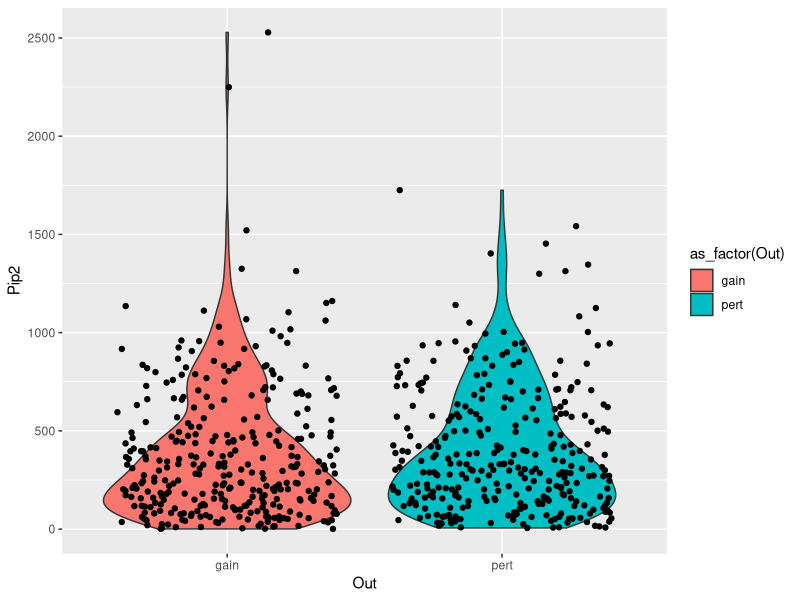
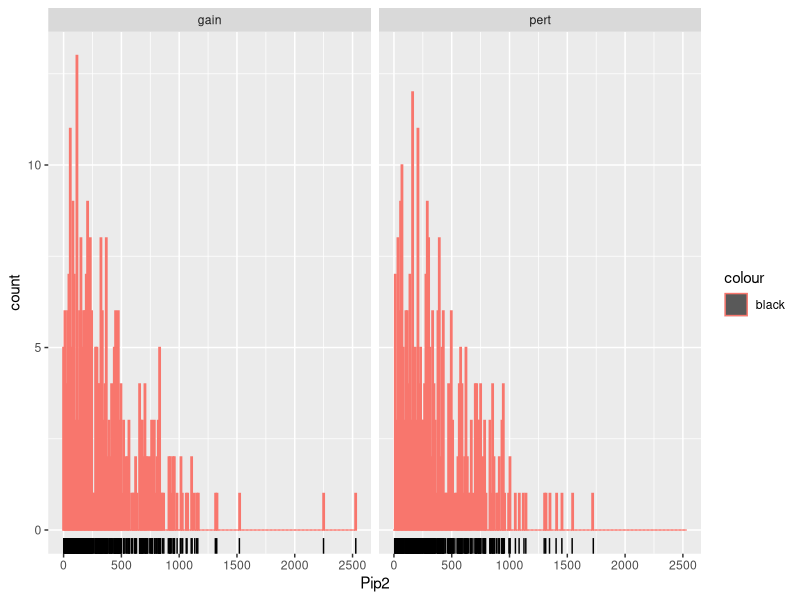
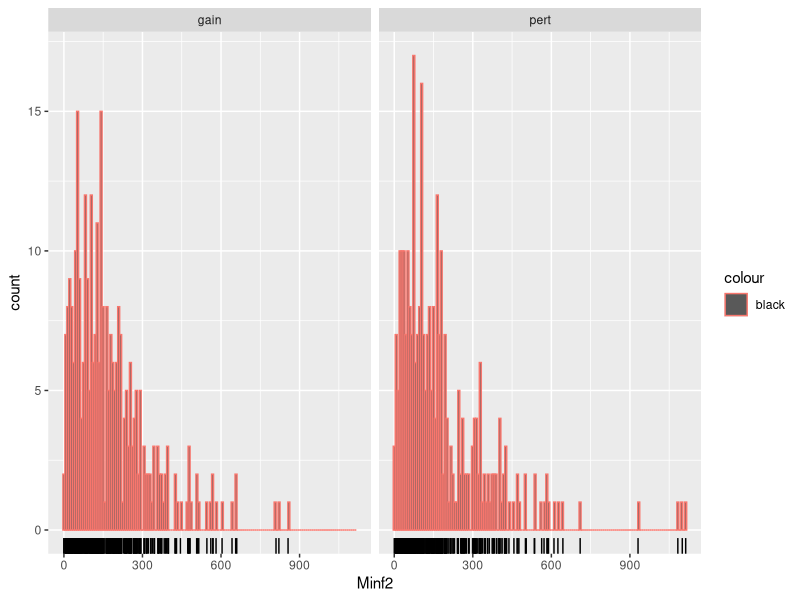
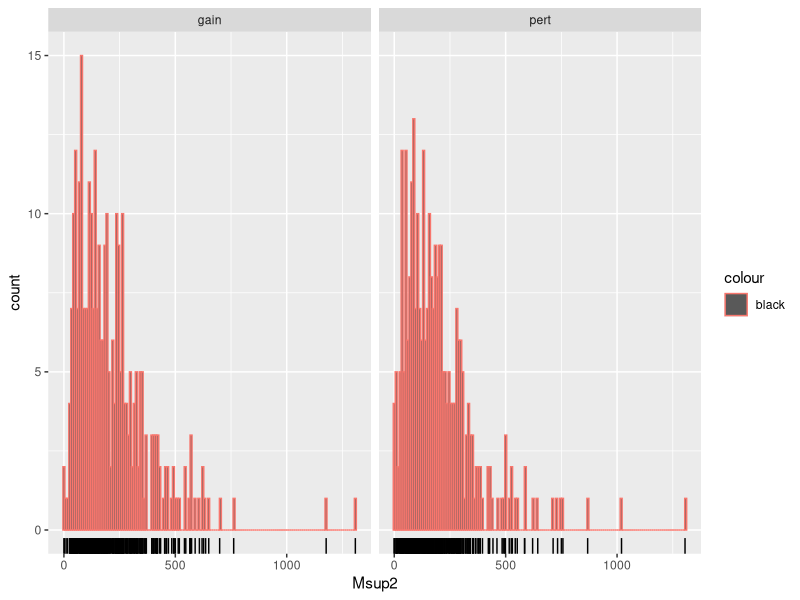
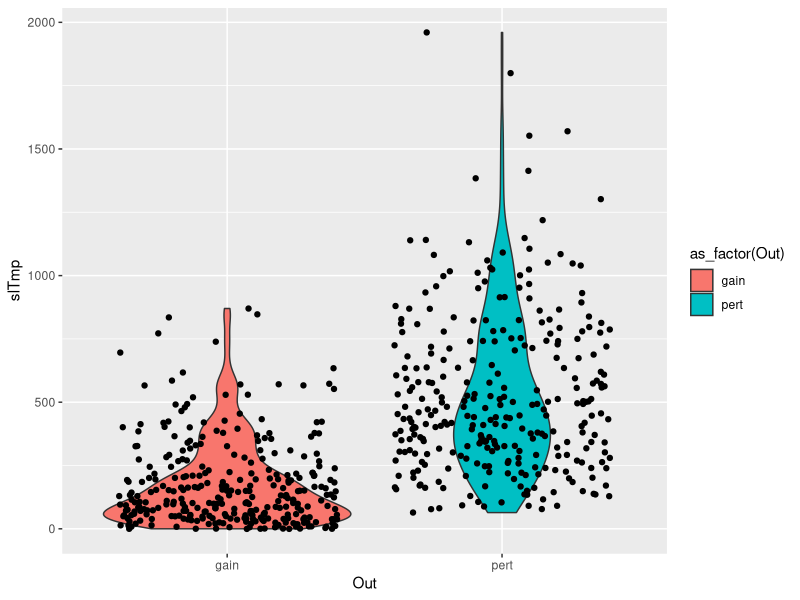
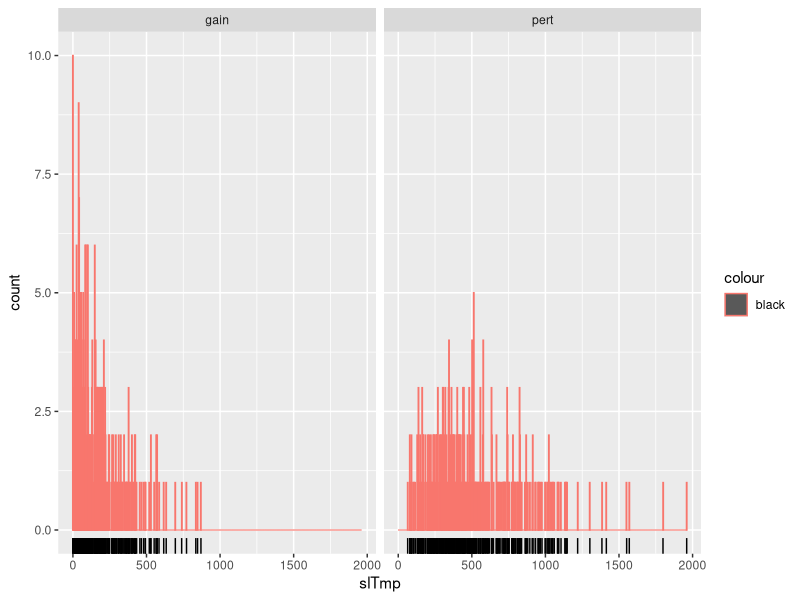
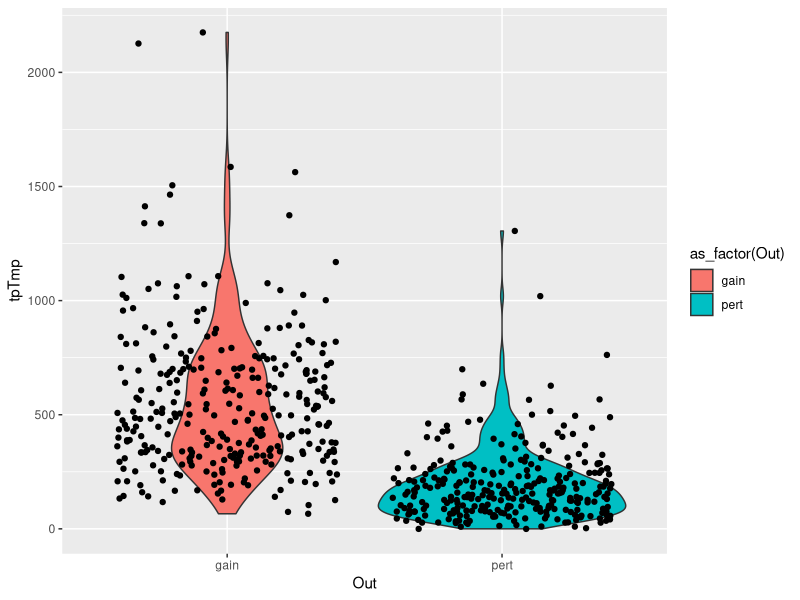
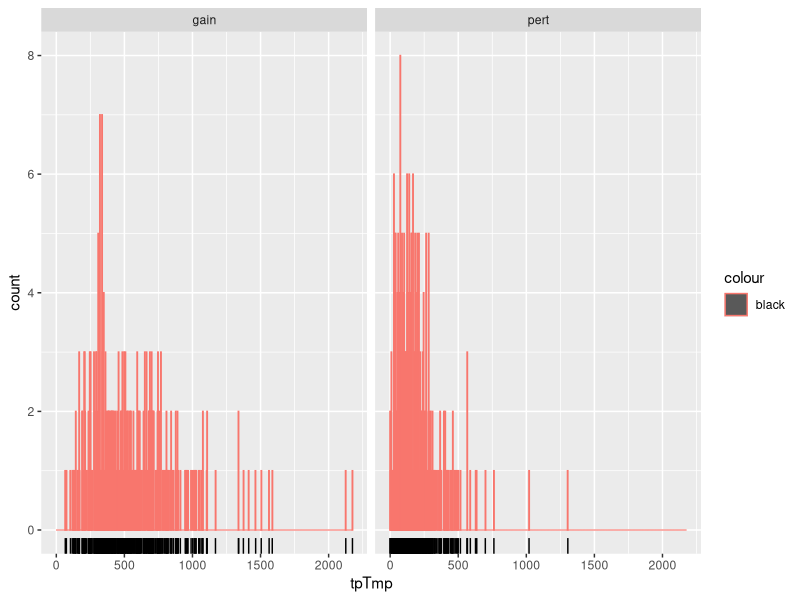

Recreate these plots in R, in order. (Note: this script raises an error after producing the figures.)
## ---- chunk 1
library(tidyverse)
library(data.table)
eurusd <- read_csv("../eurusdDaillyHLS.csv")
view(eurusd)
## ---- chunk 2
view(eurusd)
dim(eurusd)
c(min(eurusd$Date), max(eurusd$Date))
dim(eurusd[!duplicated(eurusd["Date"]),])
## ---- chunk 3
stat <- table(eurusd$Out)
c(stat, stat/length(eurusd$Out))
## ---- chunk 4
eurusdUp <- eurusd[eurusd["Trend2"]=="Up" & !is.na(eurusd["Out"]), ]
eurusdDown <- eurusd[eurusd["Trend2"]=="down" & !is.na(eurusd["Out"]), ]
## ---- chunk 5
tD <- table(eurusdDown$Out)
c(tD, tD/length(eurusdDown$Out))
eurusdDown %>% ggplot(aes(x = Out, y = Pip2)) + geom_violin(aes(fill = as_factor(Out))) + geom_jitter()
eurusdDown  %>% ggplot(aes(x = Pip2)) + geom_histogram(aes(color = "black"), bins = 220 ) + geom_rug() + facet_wrap(Out~.)
## ---- chunk 6

## ---- chunk 7

## ---- chunk 8
pdb <- c(0, 1250)
eurusdDB1250 <- eurusdDown[eurusdDown["Pip2"] >= 0 & eurusdDown["Pip2"] < 1250, ]
eurusdDB2000 <- eurusdDown[eurusdDown["Pip2"] >= 2000, ]
eurusdDB12_20 <- eurusdDown[eurusdDown["Pip2"]>=1250 & eurusdDown["Pip2"] < 2000, ]
## ---- chunk 9
tdb1250 <- table(eurusdDB1250$Out)
c(tdb1250, tdb1250/length(eurusdDB1250$Out))
eurusdDB1250  %>% ggplot(aes(x = Minf2)) + geom_histogram(aes(color = "black"), bins = 150 ) + geom_rug() + facet_wrap(Out~.)
## ---- chunk 10
table(eurusdDB1250[eurusdDB1250["Minf2"]<750,]$Out)
table(eurusdDB1250[eurusdDB1250["Minf2"]>=750 & eurusdDB1250["Minf2"]< 900,]$Out)
eurusdDB1250MI750 <-eurusdDB1250[eurusdDB1250["Minf2"]<750,]
eurusdDB1250MI900 <- eurusdDB1250[eurusdDB1250["Minf2"]>=750 & eurusdDB1250["Minf2"]< 900,]
eurusdDB1250MI900P<- eurusdDB1250[eurusdDB1250["Minf2"]>=900,]
## ---- chunk 11
tdb1250mi750 <- table(eurusdDB1250MI750$Out)
c(tdb1250mi750, tdb1250mi750/length(eurusdDB1250MI750$Out))
eurusdDB1250MI750  %>% ggplot(aes(x = Msup2)) + geom_histogram(aes(color = "black"), bins = 150 ) + geom_rug() + facet_wrap(Out~.)
## ---- chunk 12
table(eurusdDB1250MI750[eurusdDB1250MI750["Msup2"] < 750,]$Out)
eurusdDB1250MI750MS750 <- eurusdDB1250MI750[eurusdDB1250MI750["Msup2"] < 750,]
eurusdDB1250MI750MS750P <- eurusdDB1250MI750[eurusdDB1250MI750["Msup2"] >= 750,]
## ---- chunk 13
table(eurusdDB1250MI750MS750$Out)
eurusdDB1250MI750MS750 %>% ggplot(aes(x = Out, y = slTmp)) + geom_violin(aes(fill = as_factor(Out))) + geom_jitter()
eurusdDB1250MI750MS750  %>% ggplot(aes(x = slTmp)) + geom_histogram(aes(color = "black"), bins = 700 ) + geom_rug() + facet_wrap(Out~.)
## ---- chunk 14
eurusdDB1250MI750MS750 %>% ggplot(aes(x = Out, y = tpTmp)) + geom_violin(aes(fill = as_factor(Out))) + geom_jitter()
eurusdDB1250MI750MS750  %>% ggplot(aes(x = tpTmp)) + geom_histogram(aes(color = "black"), bins = 700 ) + geom_rug() + facet_wrap(Out~.)
## ---- chunk 15
eurusdDB1250MI750MS750 %>% filter(tpTmp > 750) %>%  ggplot(aes(x= Out, y= slTmp)) + geom_violin(aes(fill = as_factor(Out))) + geom_jitter()
## ---- chunk 16
eurusdDB1250MI750MS750P %>% ggplot(aes(x = Out, y = tpTmp)) + geom_violin(aes(fill = as_factor(Out))) + geom_jitter()
eurusdDB1250MI750MS750P  %>% ggplot(aes(x = tpTmp)) + geom_histogram(aes(color = "black"), bins = 700 ) + geom_rug() + facet_wrap(Out~.)
## ---- chunk 17
eurusdDB1250MI750MS750P %>% ggplot(aes(x = Out, y = slTmp)) + geom_violin(aes(fill = as_factor(Out))) + geom_jitter()
eurusdDB1250MI750MS750P  %>% ggplot(aes(x = sltpTmp)) + geom_histogram(aes(color = "black"), bins = 4 ) + geom_rug() + facet_wrap(Out~.)
## ---- chunk 18
eurusdDB1250MI750MS750P %>% filter(tpTmp > 750) %>%  ggplot(aes(x= Out, y= slTmp)) + geom_violin(aes(fill = as_factor(Out))) + geom_jitter()
## ---- chunk 19

## ---- chunk 20

## ---- chunk 21

## ---- chunk 22

## ---- chunk 23
tdb1250mi900 <- table(eurusdDB1250MI900$Out)
c(tdb1250mi900, tdb1250mi900/length(eurusdDB1250MI900$Out))
eurusdDB1250MI900  %>% ggplot(aes(x = Msup2)) + geom_histogram(aes(color = "black"), bins = 150 ) + geom_rug() + facet_wrap(Out~.)
## ---- chunk 24
table(eurusdDB1250MI900$Out)
eurusdDB1250MI900 %>% ggplot(aes(x = Out, y = tpTmp)) + geom_violin(aes(fill = as_factor(Out))) + geom_jitter()
eurusdDB1250MI900  %>% ggplot(aes(x = tpTmp)) + geom_histogram(aes(color = "black"), bins = 7 ) + geom_rug() + facet_wrap(Out~.)
## ---- chunk 25
table(eurusdDB1250MI900$Out)
eurusdDB1250MI900 %>% ggplot(aes(x = Out, y = slTmp)) + geom_violin(aes(fill = as_factor(Out))) + geom_jitter()
eurusdDB1250MI900  %>% ggplot(aes(x = slTmp)) + geom_histogram(aes(color = "black"), bins = 7 ) + geom_rug() + facet_wrap(Out~.)
## ---- chunk 26
eurusdDB1250MI900 %>% filter(tpTmp > 800) %>%  ggplot(aes(x= Out, y= slTmp)) + geom_violin(aes(fill = as_factor(Out))) + geom_jitter()
## ---- chunk 27

## ---- chunk 28

## ---- chunk 29
table(eurusdDB1250MI900P$Out)
eurusdDB1250MI900P %>% ggplot(aes(x = Out, y = slTmp)) + geom_violin(aes(fill = as_factor(Out))) + geom_jitter()
eurusdDB1250MI900P  %>% ggplot(aes(x = slTmp)) + geom_histogram(aes(color = "black"), bins = 7 ) + geom_rug() + facet_wrap(Out~.)
## ---- chunk 30
table(eurusdDB1250MI900P$Out)
eurusdDB1250MI900P %>% ggplot(aes(x = Out, y = tpTmp)) + geom_violin(aes(fill = as_factor(Out))) + geom_jitter()
eurusdDB1250MI900P  %>% ggplot(aes(x = tpTmp)) + geom_histogram(aes(color = "black"), bins = 7 ) + geom_rug() + facet_wrap(Out~.)
## ---- chunk 31

## ---- chunk 32

## ---- chunk 33

## ---- chunk 34

## ---- chunk 35

## ---- chunk 36

## ---- chunk 37

## ---- chunk 38

## ---- chunk 39
table(eurusdDB2000$Out)
eurusdDB2000 %>% ggplot(aes(x = Out, y = tpTmp)) + geom_violin(aes(fill = as_factor(Out))) + geom_jitter()
eurusdDB2000  %>% ggplot(aes(x = tpTmp)) + geom_histogram(aes(color = "black"), bins = 7 ) + geom_rug() + facet_wrap(Out~.)
## ---- chunk 40
table(eurusdDB2000$Out)
eurusdDB2000 %>% ggplot(aes(x = Out, y = slTmp)) + geom_violin(aes(fill = as_factor(Out))) + geom_jitter()
eurusdDB2000  %>% ggplot(aes(x = slTmp)) + geom_histogram(aes(color = "black"), bins = 7 ) + geom_rug() + facet_wrap(Out~.)
## ---- chunk 41
eurusdDB2000 %>% filter(tpTmp > 1200) %>%  ggplot(aes(x= Out, y= slTmp)) + geom_violin(aes(fill = as_factor(Out))) + geom_jitter()
## ---- chunk 42

## ---- chunk 43

## ---- chunk 44
table(eurusdDB12_20$Out)
## ---- chunk 45
table(eurusdDB12_20$Out)
eurusdDB12_20 %>% ggplot(aes(x = Out, y = tpTmp)) + geom_violin(aes(fill = as_factor(Out))) + geom_jitter()
eurusdDB12_20 %>% ggplot(aes(x = tpTmp)) + geom_histogram(aes(color = "black"), bins = 7 ) + geom_rug() + facet_wrap(Out~.)
## ---- chunk 46
table(eurusdDB12_20$Out)
eurusdDB12_20 %>% ggplot(aes(x = Out, y = slTmp)) + geom_violin(aes(fill = as_factor(Out))) + geom_jitter()
eurusdDB12_20 %>% ggplot(aes(x = slTmp)) + geom_histogram(aes(color = "black"), bins = 7 ) + geom_rug() + facet_wrap(Out~.)
## ---- chunk 47

## ---- chunk 48

## ---- chunk 49

## ---- chunk 50
tD <- table(eurusdUp$Out)
c(tD, tD/length(eurusdUp$Out))
eurusdUp  %>% ggplot(aes(x = Pip2)) + geom_histogram(aes(color = "black"), bins = 500 ) + geom_rug() + facet_wrap(Out~.)
eurusdUp %>% ggplot(aes(x = Out, y = Pip2)) + geom_violin(aes(fill = as_factor(Out))) + geom_jitter()
## ---- chunk 51
eurusdUp  %>% ggplot(aes(x = Minf2)) + geom_histogram(aes(color = "black"), bins = 100 ) + geom_rug() + facet_wrap(Out~.)
## ---- chunk 52
eurusdUp  %>% ggplot(aes(x = Msup2)) + geom_histogram(aes(color = "black"), bins = 100 ) + geom_rug() + facet_wrap(Out~.)
## ---- chunk 53
eurusdUS500 <- eurusdUp[eurusdUp["Msup2"] <=500,]
eurusdUS500P <- eurusdUp[eurusdUp["Msup2"] >500,]
## ---- chunk 54
tu <- table(eurusdUS500$Out)
c(tu, tu/length(eurusdUS500$Out))
eurusdUS500  %>% ggplot(aes(x = Pip2)) + geom_histogram(aes(color = "black"), bins = 100 ) + geom_rug() + facet_wrap(Out~.)
eurusdUS500 %>% ggplot(aes(x = Out, y = Pip2)) + geom_violin(aes(fill = as_factor(Out))) + geom_jitter()
## ---- chunk 55
eurusdUS500P1250P <- eurusdUS500[eurusdUS500["Pip2"] >=1250,]
eurusdUS500P1250 <- eurusdUS500[eurusdUS500["Pip2"] <1250,]
length(eurusdUS500P1250P$Out)
length(eurusdUS500P1250$Out)
## ---- chunk 56
eur
tu_ <- table(eurusdUS500P1250$Out)
c(tu, tu/length(eurusdUS500P1250$Out))
eurusdUS500P1250  %>% ggplot(aes(x = Minf2)) + geom_histogram(aes(color = "black"), bins = 100 ) + geom_rug() + facet_wrap(Out~.)
eurusdUS500P1250 %>% ggplot(aes(x = Out, y = Minf2)) + geom_violin(aes(fill = as_factor(Out))) + geom_jitter()
## ---- chunk 57
table(eurusdUS500P1250[eurusdUS500P1250["Minf2"]< 450, ]$Out)
table(eurusdUS500P1250[eurusdUS500P1250["Minf2"]> 450,]$Out)
## ---- chunk 58
eurusdUS500P1250M450 <- eurusdUS500P1250[eurusdUS500P1250["Minf2"]< 450, ]
eurusdUS500P1250M450P <- eurusdUS500P1250[eurusdUS500P1250["Minf2"]> 450,]
## ---- chunk 59

## ---- chunk 60
table(eurusdUS500P1250M450$Out)
eurusdUS500P1250M450 %>% ggplot(aes(x = Out, y = slTmp)) + geom_violin(aes(fill = as_factor(Out))) + geom_jitter()
eurusdUS500P1250M450 %>% ggplot(aes(x = slTmp)) + geom_histogram(aes(color = "black"), bins = 7 ) + geom_rug() + facet_wrap(Out~.)
## ---- chunk 61
table(eurusdUS500P1250M450$Out)
eurusdUS500P1250M450 %>% ggplot(aes(x = Out, y = tpTmp)) + geom_violin(aes(fill = as_factor(Out))) + geom_jitter()
eurusdUS500P1250M450 %>% ggplot(aes(x = tpTmp)) + geom_histogram(aes(color = "black"), bins = 7 ) + geom_rug() + facet_wrap(Out~.)
## ---- chunk 62
eurusdUS500P1250M450 %>% filter(tpTmp > 750) %>%  ggplot(aes(x= Out, y= slTmp)) + geom_violin(aes(fill = as_factor(Out))) + geom_jitter()
## ---- chunk 63

## ---- chunk 64
table(eurusdUS500P1250M450P$Out)
eurusdUS500P1250M450P %>% ggplot(aes(x = Out, y = slTmp)) + geom_violin(aes(fill = as_factor(Out))) + geom_jitter()
eurusdUS500P1250M450P %>% ggplot(aes(x = slTmp)) + geom_histogram(aes(color = "black"), bins = 7 ) + geom_rug() + facet_wrap(Out~.)
## ---- chunk 65
table(eurusdUS500P1250M450P$Out)
eurusdUS500P1250M450P %>% ggplot(aes(x = Out, y = tpTmp)) + geom_violin(aes(fill = as_factor(Out))) + geom_jitter()
eurusdUS500P1250M450P %>% ggplot(aes(x = tpTmp)) + geom_histogram(aes(color = "black"), bins = 7 ) + geom_rug() + facet_wrap(Out~.)
## ---- chunk 66
eurusdUS500P1250M450P %>% filter(tpTmp > 500) %>%  ggplot(aes(x= Out, y= slTmp)) + geom_violin(aes(fill = as_factor(Out))) + geom_jitter()
## ---- chunk 67
tu_ <- table(eurusdUS500P1250P$Out)
c(tu_, tu_/length(eurusdUS500P1250P$Out))
eurusdUS500P1250P  %>% ggplot(aes(x = Minf2)) + geom_histogram(aes(color = "black"), bins = 100 ) + geom_rug() + facet_wrap(Out~.)
eurusdUS500P1250P %>% ggplot(aes(x = Out, y = Minf2)) + geom_violin(aes(fill = as_factor(Out))) + geom_jitter()
## ---- chunk 68
table(eurusdUS500P1250P$Out)
eurusdUS500P1250P %>% ggplot(aes(x = Out, y = slTmp)) + geom_violin(aes(fill = as_factor(Out))) + geom_jitter()
eurusdUS500P1250P %>% ggplot(aes(x = slTmp)) + geom_histogram(aes(color = "black"), bins = 7 ) + geom_rug() + facet_wrap(Out~.)
## ---- chunk 69
table(eurusdUS500P1250P$Out)
eurusdUS500P1250P %>% ggplot(aes(x = Out, y = tpTmp)) + geom_violin(aes(fill = as_factor(Out))) + geom_jitter()
eurusdUS500P1250P %>% ggplot(aes(x = tpTmp)) + geom_histogram(aes(color = "black"), bins = 7 ) + geom_rug() + facet_wrap(Out~.)
## ---- chunk 70
eurusdUS500P1250M450P %>% filter(tpTmp > 750) %>%  ggplot(aes(x= Out, y= slTmp)) + geom_violin(aes(fill = as_factor(Out))) + geom_jitter()
## ---- chunk 71

## ---- chunk 72

## ---- chunk 73
tu_ <- table(eurusdUS500P$Out)
c(tu_, tu_/length(eurusdUS500P$Out))
eurusdUS500P  %>% ggplot(aes(x = Minf2)) + geom_histogram(aes(color = "black"), bins = 100 ) + geom_rug() + facet_wrap(Out~.)
eurusdUS500P %>% ggplot(aes(x = Out, y = Minf2)) + geom_violin(aes(fill = as_factor(Out))) + geom_jitter()
## ---- chunk 74
eurusdUS500PI200 <- eurusdUS500P[eurusdUS500P["Minf2"]<200, ]
eurusdUS500PI200P <- eurusdUS500P[eurusdUS500P["Minf2"]>200, ]
## ---- chunk 75
table(eurusdUS500PI200$Out)
table(eurusdUS500PI200P$Out)
## ---- chunk 76
tu_ <- table(eurusdUS500PI200P$Out)
c(tu_, tu_/length(eurusdUS500PI200P$Out))
eurusdUS500PI200P  %>% ggplot(aes(x = Pip2)) + geom_histogram(aes(color = "black"), bins = 100 ) + geom_rug() + facet_wrap(Out~.)
eurusdUS500PI200P %>% ggplot(aes(x = Out, y = Pip2)) + geom_violin(aes(fill = as_factor(Out))) + geom_jitter()
## ---- chunk 77
table(eurusdUS500PI200$Out)
eurusdUS500PI200 %>% ggplot(aes(x = Out, y = tpTmp)) + geom_violin(aes(fill = as_factor(Out))) + geom_jitter()
eurusdUS500PI200 %>% ggplot(aes(x = tpTmp)) + geom_histogram(aes(color = "black"), bins = 7 ) + geom_rug() + facet_wrap(Out~.)
## ---- chunk 78

## ---- chunk 79
eurusdUS500PI200 %>% filter(tpTmp > 1000) %>%  ggplot(aes(x= Out, y= slTmp)) + geom_violin(aes(fill = as_factor(Out))) + geom_jitter()
## ---- chunk 80
table(eurusdUS500PI200$Out)
eurusdUS500PI200 %>% ggplot(aes(x = Out, y = slTmp)) + geom_violin(aes(fill = as_factor(Out))) + geom_jitter()
eurusdUS500PI200 %>% ggplot(aes(x = slTmp)) + geom_histogram(aes(color = "black"), bins = 7 ) + geom_rug() + facet_wrap(Out~.)
## ---- chunk 81
table(eurusdUS500PI200P$Out)
eurusdUS500PI200P %>% ggplot(aes(x = Out, y = tpTmp)) + geom_violin(aes(fill = as_factor(Out))) + geom_jitter()
eurusdUS500PI200P %>% ggplot(aes(x = tpTmp)) + geom_histogram(aes(color = "black"), bins = 7 ) + geom_rug() + facet_wrap(Out~.)
## ---- chunk 82
eurusdUS500PI200P %>% filter(tpTmp > 750) %>%  ggplot(aes(x= Out, y= slTmp)) + geom_violin(aes(fill = as_factor(Out))) + geom_jitter()
## ---- chunk 83
table(eurusdUS500PI200P$Out)
eurusdUS500PI200P %>% ggplot(aes(x = Out, y = slTmp)) + geom_violin(aes(fill = as_factor(Out))) + geom_jitter()
eurusdUS500PI200P %>% ggplot(aes(x = slTmp)) + geom_histogram(aes(color = "black"), bins = 7 ) + geom_rug() + facet_wrap(Out~.)
## ---- chunk 84
table(eurusdUS500PI200P$Out)
eurusdUS500PI200P %>% ggplot(aes(x = Out, y = Pip2)) + geom_violin(aes(fill = as_factor(Out))) + geom_jitter()
eurusdUS500PI200P %>% ggplot(aes(x = Pip2)) + geom_histogram(aes(color = "black"), bins = 700 ) + geom_rug() + facet_wrap(Out~.)
## ---- chunk 85

## ---- chunk 86

## ---- chunk 87

## ---- chunk 88

## ---- chunk 89

## ---- chunk 90

## ---- chunk 91

